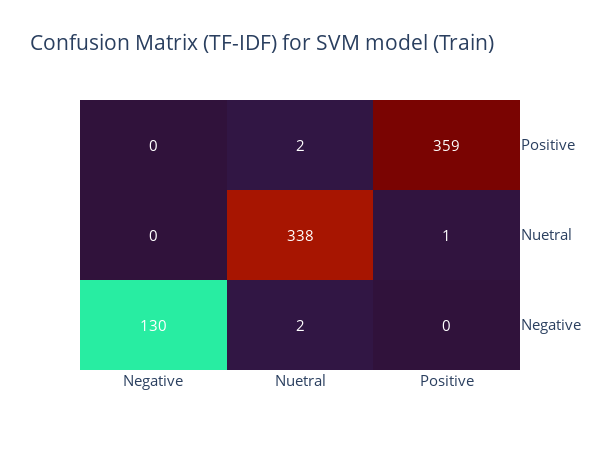

The code cell stored with this chart in its notebook:
### Code cell
cm = confusion_matrix(y_train_TFIDF,y_pred_TFIDF_train)

fig = ff.create_annotated_heatmap(cm, x=labels, y=labels, colorscale='Turbo')

fig.update_layout(font=dict(size=15))
fig.update_xaxes(side="bottom")
fig.update_yaxes(side="right")
fig.update_layout(width=600, height=450)
fig.update_layout(title_text="Confusion Matrix (TF-IDF) for SVM model (Train)")

fig.show()

### Figure 1 — Plotly figure (JSON) as saved in the notebook; plotly's stock layout.template omitted (floating-point values rounded to 4 significant figures)
{"data": [{"colorscale": [[0, "#30123b"], [0.07143, "#4145ab"], [0.1429, "#4675ed"], [0.2143, "#39a2fc"], [0.2857, "#1bcfd4"], [0.3571, "#24eca6"], [0.4286, "#61fc6c"], [0.5, "#a4fc3b"], [0.5714, "#d1e834"], [0.6429, "#f3c63a"], [0.7143, "#fe9b2d"], [0.7857, "#f36315"], [0.8571, "#d93806"], [0.9286, "#b11901"], [1, "#7a0402"]], "reversescale": false, "showscale": false, "type": "heatmap", "x": ["Negative", "Nuetral", "Positive"], "y": ["Negative", "Nuetral", "Positive"], "z": [[130, 2, 0], [0, 338, 1], [0, 2, 359]]}], "layout": {"annotations": [{"font": {"color": "#FFFFFF"}, "showarrow": false, "text": "130", "x": "Negative", "xref": "x", "y": "Negative", "yref": "y"}, {"font": {"color": "#FFFFFF"}, "showarrow": false, "text": "2", "x": "Nuetral", "xref": "x", "y": "Negative", "yref": "y"}, {"font": {"color": "#FFFFFF"}, "showarrow": false, "text": "0", "x": "Positive", "xref": "x", "y": "Negative", "yref": "y"}, {"font": {"color": "#FFFFFF"}, "showarrow": false, "text": "0", "x": "Negative", "xref": "x", "y": "Nuetral", "yref": "y"}, {"font": {"color": "#FFFFFF"}, "showarrow": false, "text": "338", "x": "Nuetral", "xref": "x", "y": "Nuetral", "yref": "y"}, {"font": {"color": "#FFFFFF"}, "showarrow": false, "text": "1", "x": "Positive", "xref": "x", "y": "Nuetral", "yref": "y"}, {"font": {"color": "#FFFFFF"}, "showarrow": false, "text": "0", "x": "Negative", "xref": "x", "y": "Positive", "yref": "y"}, {"font": {"color": "#FFFFFF"}, "showarrow": false, "text": "2", "x": "Nuetral", "xref": "x", "y": "Positive", "yref": "y"}, {"font": {"color": "#FFFFFF"}, "showarrow": false, "text": "359", "x": "Positive", "xref": "x", "y": "Positive", "yref": "y"}], "font": {"size": 15}, "height": 450, "title": {"text": "Confusion Matrix (TF-IDF) for SVM model (Train)"}, "width": 600, "xaxis": {"dtick": 1, "gridcolor": "rgb(0, 0, 0)", "side": "bottom", "ticks": ""}, "yaxis": {"dtick": 1, "side": "right", "ticks": "", "ticksuffix": "  "}}}
